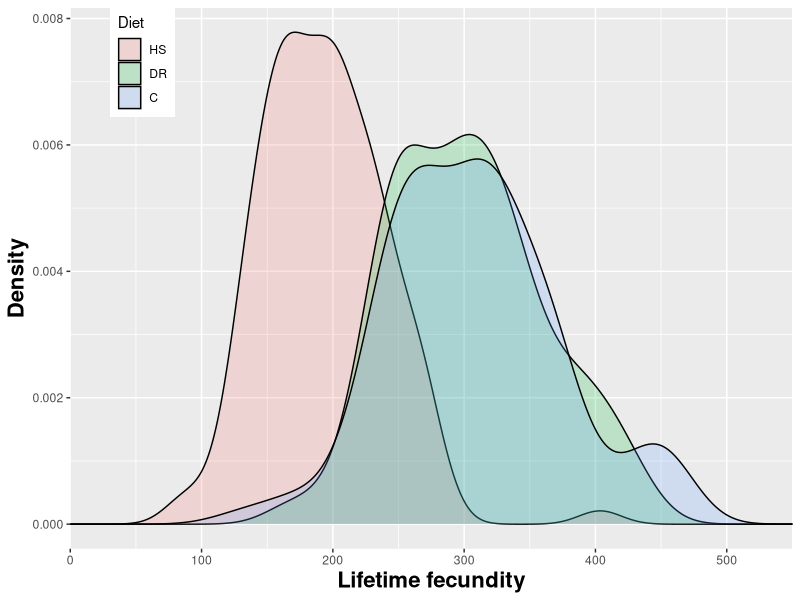
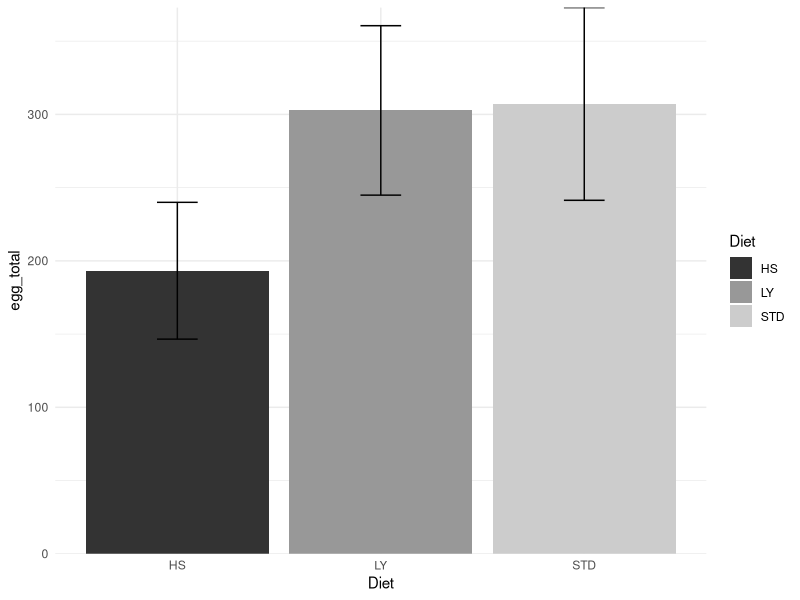
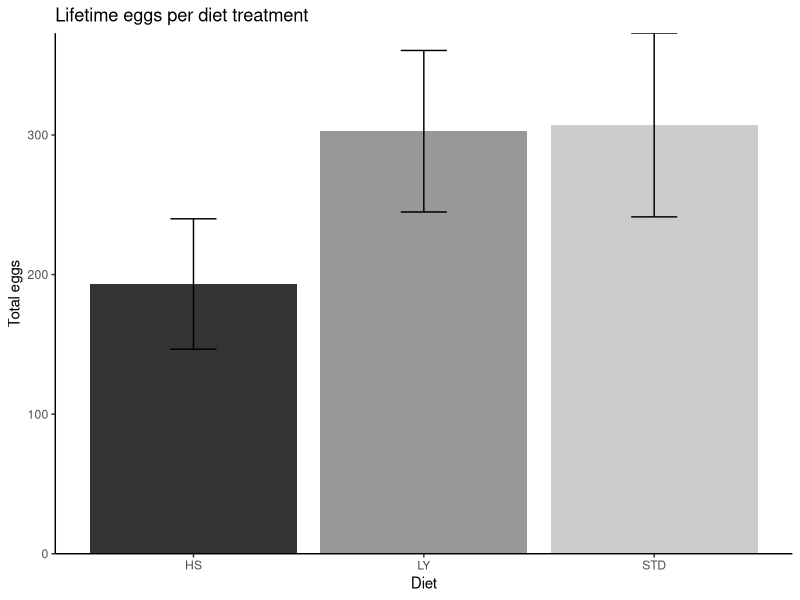
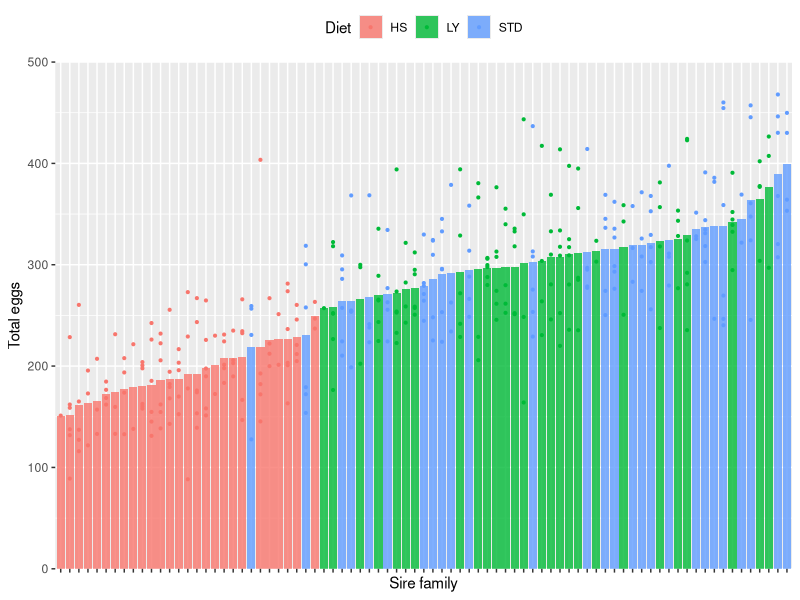
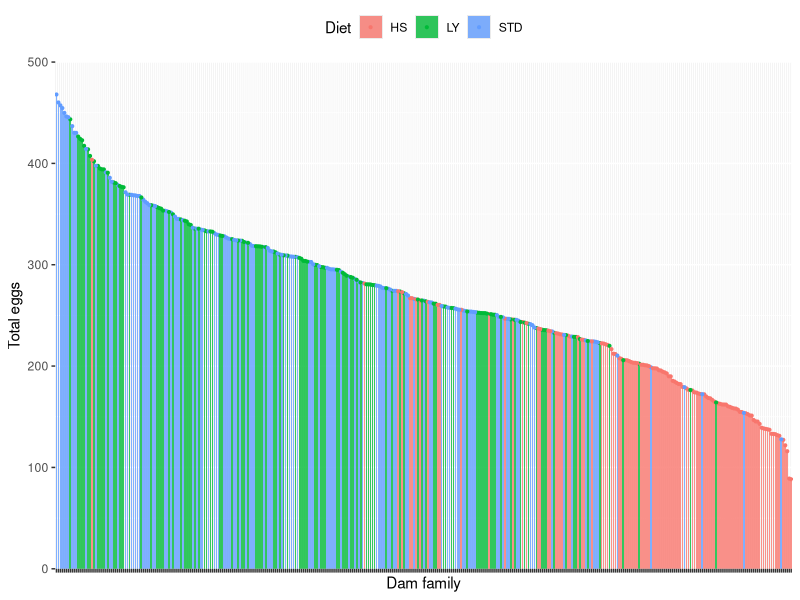
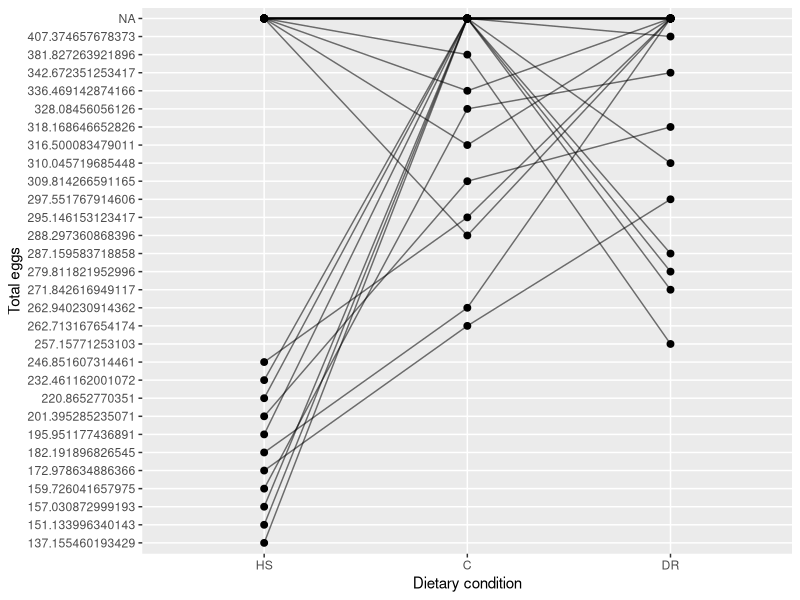

Recreate these plots in R, in order. (Note: this script raises an error after producing the figures.)
## ---- chunk 1
# data : a data frame
# varname : name of column to be summarized
# groupnames : vector of grouping variables

data_summary <- function(data, varname, groupnames){
  require(plyr)
  summary_func <- function(x, col){
    c(mean = mean(x[[col]], na.rm=TRUE),
      sd = sd(x[[col]], na.rm=TRUE))
  }
  data_sum<-ddply(data, groupnames, .fun=summary_func,
                  varname)
  data_sum <- rename(data_sum, c("mean" = varname))
 return(data_sum)
}
## ---- chunk 2
library(tidyverse) 
library(cowplot)
## ---- chunk 3
h2fec_phenotype <- read.table('../../Data/Processed/eggs_per_vial.txt',
                     sep = "\t", header = TRUE,
                     stringsAsFactors = FALSE)

CC <- h2fec_phenotype   #for downstream use

h2fec_phenotype <- as_tibble(h2fec_phenotype)
h2fec_phenotype <- dplyr::rename(h2fec_phenotype, Diet = treat)
## ---- chunk 4
#pdf("../../Data/Figures/density_all-data_ggpl.pdf",width=6,height=4)
par(mar=c(4.5,4.5,0.5,0.5))
 ggplot(h2fec_phenotype, aes(egg_total, fill = Diet)) + 
  geom_density(alpha = 0.2) +
  #coord_cartesian(xlim=c(0, 1e4), ylim=c(0, 5e4)) + #adjust frame of x-axis
  scale_x_continuous(expand=c(0, 0), limits=c(0, 5.5e2)) + #limit plot area on x-axix
  scale_color_manual(values=c("#CC6666", "#9999CC", "#66CC99")) +
  theme(axis.title = element_text(face="bold", size=16)) +
  xlab("Lifetime fecundity") + ylab("Density") +
  theme(legend.position=c(0.1, 0.9)) +
  scale_fill_discrete(name="Diet", labels=c("HS", "DR", "C")) 
#dev.off()
## ---- chunk 5
h2fec_sum <- data_summary(h2fec_phenotype, varname="egg_total", 
                    #groupnames=c("supp", "dose")) # if have multiple grouping variables
                    groupnames="Diet")

# Convert dose to a factor variable
h2fec_sum$Diet=as.factor(h2fec_sum$Diet)
head(h2fec_sum)
## ---- chunk 6
# Standard deviation of the mean as error bar
p <- ggplot(h2fec_sum, aes(x=Diet, y=egg_total, fill=Diet)) + 
    geom_bar(stat="identity", position=position_dodge(), width=0.9) +
    geom_errorbar(aes(ymin=egg_total-sd, ymax=egg_total+sd), width=.2,
                 position=position_dodge(.9)) +
    scale_y_continuous(expand = c(0,0))
  
p + scale_fill_grey() + theme_minimal()

p + labs(title="Lifetime eggs per diet treatment", 
         x="Diet", y = "Total eggs")+
    scale_fill_grey(guide=FALSE) + 
   #scale_fill_manual(values=c('black','lightgray'))+ # Change color by groups
   theme_classic()

# change plot size

## ---- chunk 7
# new grouping variable
h2fec_phenotype <- unite(h2fec_phenotype, "sire_Diet", sireid, Diet, sep = "_", remove=FALSE)  

#h2fec_phenotype <- select(h2fec_phenotype, sire_Diet, Diet, egg_total)

## ---- chunk 8

#with(h2fec_phenotype, reorder(sire_Diet, egg_total)) 
#pdf("../../Data/Figures/fecundity_family.pdf",width=6,height=4)
par(mar=c(4.5,4.5,0.5,0.5))

#ascending order
p <- ggplot(h2fec_phenotype, aes(x= reorder(sire_Diet, egg_total), y=egg_total, fill=Diet)) +

#descending order
#ggplot(h2fec_phenotype, aes(x= reorder(sire_Diet, -egg_total), y=egg_total, fill=Diet)) + 
  
  theme(axis.text.x = element_blank(), legend.position = 'top') +
    stat_summary(fun.y = mean,
               position = position_dodge(width = 0.9),
               geom = "bar", alpha=0.8) +
  xlab("Sire family") + ylab("Total eggs") +
  scale_y_continuous(expand = c(0,0))+
  #scale_fill_discrete(name="Diet")+
  #guides(fill=guide_legend(title="Diet")) +
geom_point(aes(color=Diet), position = position_dodge(width = 0.9),size=0.75) 

p +   expand_limits(y = c(1, 5e2)) 
#tt + guides(fill=guide_legend(title="Diet"))

#dev.off()
## ---- chunk 9

#with(h2fec_phenotype, reorder(sire_Diet, egg_total)) 
#pdf("../../Data/Figures/fecundity_family.pdf",width=6,height=4)
par(mar=c(4.5,4.5,0.5,0.5))

#ascending order
pq <- ggplot(h2fec_phenotype, aes(x= reorder(id, -egg_total), y=egg_total, fill=Diet)) +

#descending order
#ggplot(h2fec_phenotype, aes(x= reorder(Diet, -egg_total), y=egg_total, fill=Diet)) + 
  theme(axis.text.x = element_blank(), legend.position = 'top') +
    stat_summary(fun.ymin=min, fun.ymax=max, fun.y = mean,
               position = position_dodge(width = 0.9),
               geom = "bar", alpha=0.8) +  xlab("Dam family") + ylab("Total eggs") +
  scale_y_continuous(expand = c(0,0))+
  #scale_fill_discrete(name="Diet")+
  #guides(fill=guide_legend(title="Diet")) +
geom_point(aes(color=Diet), position = position_dodge(width = 0.9),size=0.75) 

pq +   expand_limits(y = c(1, 5e2)) 
#tt + guides(fill=guide_legend(title="Diet"))

#dev.off()
## ---- chunk 10
h2fec_sire_sum <- data_summary(h2fec_phenotype, varname="egg_total", 
                    #groupnames=c("supp", "dose")) # if have multiple grouping variables
                    groupnames="sire_Diet")

# Convert dose to a factor variable
h2fec_sire_sum$sire_Diet=as.factor(h2fec_sire_sum$sire_Diet)
head(h2fec_sire_sum)
## ---- chunk 11
# prep each treatment into its own column

#pull HS and compute median
HS <- subset(h2fec_phenotype, Diet == "HS")
hs_trim <- cbind.data.frame(HS$sireid, HS$egg_total)
hs_med <- aggregate(. ~ HS$sireid, data=hs_trim, FUN=median)
hs_med[,2] <- NULL
colnames(hs_med) <- c("sireid","eggs")
hs_med$diet<-"HS"

#pull LY and compute median
DR <- subset(h2fec_phenotype, Diet == "LY")
dr_trim <- cbind.data.frame(DR$sireid, DR$egg_total)
dr_med <- aggregate(. ~ DR$sireid, data=dr_trim, FUN=median)
dr_med[,2] <- NULL
colnames(dr_med) <- c("sireid","eggs")
dr_med$diet<-"DR"

#pull STD and compute median
C <- subset(h2fec_phenotype, Diet == "STD")
c_trim <- cbind.data.frame(C$sireid, C$egg_total)
c_med <- aggregate(. ~ C$sireid, data=c_trim, FUN=median)
c_med[,2] <- NULL
colnames(c_med) <- c("sireid","eggs")
c_med$diet<-"C"
## ---- chunk 12
B <- rbind(hs_med, c_med, dr_med)
#B<-B[!(B$sireid=="S39"),]
#attach a column of diet to each data frame before joining; use that as fill

#reorder x-axis (ggplot default is alphabetical)
B$diet <- as.character(B$diet) #turn diet col into a char vector
B$diet <- factor(B$diet, levels=unique(B$diet)) #back to ordered factor
#save(B, file = "/Users/ngomae/Documents/H2_Analysis/h2lifespan/Evo17_Portland/h2reacts.Rda")
## ---- chunk 13
#pdf("../../Data/Figures/h2life_reaction_norms.pdf",width=6,height=4)
par(mar=c(4.5,4.5,0.5,0.5))
ggplot(B, aes(x = B$diet, y = B$eggs)) +
  geom_point(size = 2)+
  geom_line(aes(group = paste(sireid), alpha = 0.2)) +
  xlab("Dietary condition") + ylab("Total eggs") +
  theme(legend.position="none") +
  scale_fill_discrete(name="Diet", labels=c("HS", "DR", "C")) 
#dev.off()
## ---- chunk 14
AA <- read.table('../../Data/Processed/eggs_per_female.txt',
                     sep = "\t", header = TRUE,
                     stringsAsFactors = FALSE)

AA %>%
   select(flipDate,id,fID,treat,age,sireid,damid,n_females,eggs_per_female)
  
#AA <- as_tibble(AA)
## ---- chunk 15
AA$flipDate <- as.Date(AA$flipDate)

AA <- AA[!is.na(AA$eggs_per_female), ]

A1 <- aggregate(AA$eggs_per_female, by=list(AA$flipDate), sum)

#this also works
#A1 <- aggregate(AA["eggs_per_female"], by=AA["flipDate"], sum)

#start on grouping by tret
## ---- chunk 16


library(data.table)
A1 <- data.table(AA)
A1[,list(mean=mean("eggs_per_female"),sd=sd("eggs_per_female")),by=flipDate]
